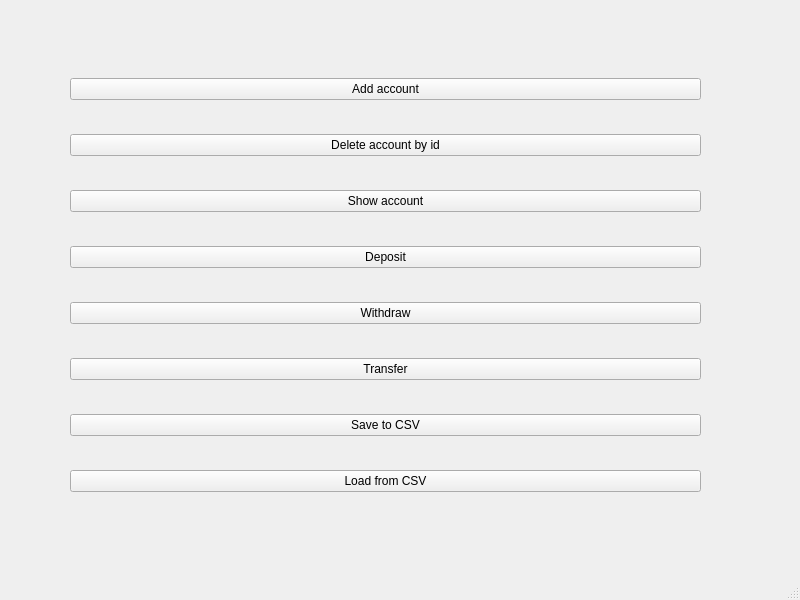
<?xml version="1.0" encoding="UTF-8"?>
<ui version="4.0">
 <class>MainWindow</class>
 <widget class="QMainWindow" name="MainWindow">
  <property name="geometry">
   <rect>
    <x>0</x>
    <y>0</y>
    <width>800</width>
    <height>600</height>
   </rect>
  </property>
  <property name="windowTitle">
   <string>MainWindow</string>
  </property>
  <widget class="QWidget" name="centralwidget">
   <widget class="QWidget" name="verticalLayoutWidget">
    <property name="geometry">
     <rect>
      <x>70</x>
      <y>50</y>
      <width>631</width>
      <height>471</height>
     </rect>
    </property>
    <layout class="QVBoxLayout" name="verticalLayout">
     <item>
      <widget class="QPushButton" name="addAccount">
       <property name="text">
        <string>Add account</string>
       </property>
      </widget>
     </item>
     <item>
      <widget class="QPushButton" name="removeAccount">
       <property name="text">
        <string>Delete account by id</string>
       </property>
      </widget>
     </item>
     <item>
      <widget class="QPushButton" name="showAccounts">
       <property name="text">
        <string>Show account</string>
       </property>
      </widget>
     </item>
     <item>
      <widget class="QPushButton" name="DepositButton">
       <property name="text">
        <string>Deposit</string>
       </property>
      </widget>
     </item>
     <item>
      <widget class="QPushButton" name="pushButtonWithdraw">
       <property name="text">
        <string>Withdraw</string>
       </property>
      </widget>
     </item>
     <item>
      <widget class="QPushButton" name="pushButtonTransfer">
       <property name="text">
        <string>Transfer</string>
       </property>
      </widget>
     </item>
     <item>
      <widget class="QPushButton" name="saveToCSV">
       <property name="text">
        <string>Save to CSV</string>
       </property>
      </widget>
     </item>
     <item>
      <widget class="QPushButton" name="LoadFromCSV">
       <property name="text">
        <string>Load from CSV</string>
       </property>
      </widget>
     </item>
    </layout>
   </widget>
  </widget>
  <widget class="QMenuBar" name="menubar">
   <property name="geometry">
    <rect>
     <x>0</x>
     <y>0</y>
     <width>800</width>
     <height>25</height>
    </rect>
   </property>
  </widget>
  <widget class="QStatusBar" name="statusbar"/>
 </widget>
 <resources/>
 <connections/>
</ui>
